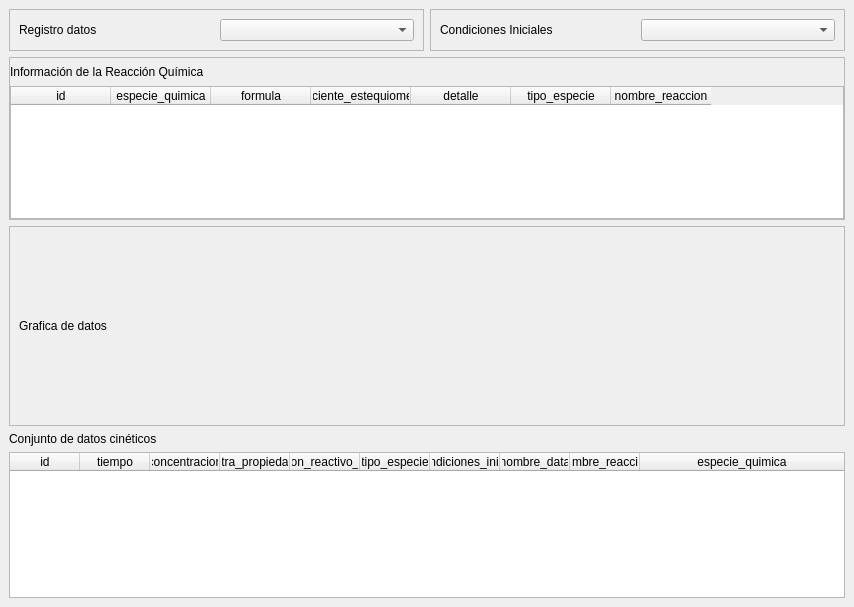
<?xml version="1.0" encoding="UTF-8"?>
<ui version="4.0">
 <class>MainWindow</class>
 <widget class="QMainWindow" name="MainWindow">
  <property name="geometry">
   <rect>
    <x>0</x>
    <y>0</y>
    <width>854</width>
    <height>607</height>
   </rect>
  </property>
  <property name="windowTitle">
   <string>MainWindow</string>
  </property>
  <widget class="QWidget" name="centralwidget">
   <layout class="QGridLayout" name="gridLayout_2">
    <item row="0" column="0">
     <layout class="QVBoxLayout" name="verticalLayout">
      <item>
       <layout class="QHBoxLayout" name="horizontalLayout_3">
        <item>
         <widget class="QFrame" name="frame">
          <property name="frameShape">
           <enum>QFrame::StyledPanel</enum>
          </property>
          <property name="frameShadow">
           <enum>QFrame::Raised</enum>
          </property>
          <layout class="QHBoxLayout" name="horizontalLayout">
           <item>
            <widget class="QLabel" name="label">
             <property name="text">
              <string>Registro datos</string>
             </property>
            </widget>
           </item>
           <item>
            <widget class="QComboBox" name="registro_datos_box"/>
           </item>
          </layout>
         </widget>
        </item>
        <item>
         <widget class="QFrame" name="frame_4">
          <property name="frameShape">
           <enum>QFrame::StyledPanel</enum>
          </property>
          <property name="frameShadow">
           <enum>QFrame::Raised</enum>
          </property>
          <layout class="QHBoxLayout" name="horizontalLayout_2">
           <item>
            <widget class="QLabel" name="label_5">
             <property name="text">
              <string>Condiciones Iniciales</string>
             </property>
            </widget>
           </item>
           <item>
            <widget class="QComboBox" name="condiciones_iniciales_box"/>
           </item>
          </layout>
         </widget>
        </item>
       </layout>
      </item>
      <item>
       <widget class="QFrame" name="frame_3">
        <property name="frameShape">
         <enum>QFrame::StyledPanel</enum>
        </property>
        <property name="frameShadow">
         <enum>QFrame::Raised</enum>
        </property>
        <layout class="QVBoxLayout" name="verticalLayout_4" stretch="1,5">
         <property name="spacing">
          <number>1</number>
         </property>
         <property name="leftMargin">
          <number>0</number>
         </property>
         <property name="topMargin">
          <number>0</number>
         </property>
         <property name="rightMargin">
          <number>0</number>
         </property>
         <property name="bottomMargin">
          <number>0</number>
         </property>
         <item>
          <widget class="QLabel" name="label_4">
           <property name="text">
            <string>Información de la Reacción Química</string>
           </property>
          </widget>
         </item>
         <item>
          <widget class="QTableWidget" name="reaccion_quimica_tabla">
           <column>
            <property name="text">
             <string>id</string>
            </property>
           </column>
           <column>
            <property name="text">
             <string>especie_quimica</string>
            </property>
           </column>
           <column>
            <property name="text">
             <string>formula</string>
            </property>
           </column>
           <column>
            <property name="text">
             <string>coeficiente_estequiometrico</string>
            </property>
           </column>
           <column>
            <property name="text">
             <string>detalle</string>
            </property>
           </column>
           <column>
            <property name="text">
             <string>tipo_especie</string>
            </property>
           </column>
           <column>
            <property name="text">
             <string>nombre_reaccion</string>
            </property>
           </column>
          </widget>
         </item>
        </layout>
       </widget>
      </item>
     </layout>
    </item>
    <item row="1" column="0">
     <layout class="QGridLayout" name="gridLayout">
      <item row="0" column="0">
       <widget class="QFrame" name="grafico_frame">
        <property name="minimumSize">
         <size>
          <width>200</width>
          <height>200</height>
         </size>
        </property>
        <property name="frameShape">
         <enum>QFrame::StyledPanel</enum>
        </property>
        <property name="frameShadow">
         <enum>QFrame::Raised</enum>
        </property>
        <layout class="QVBoxLayout" name="verticalLayout_2" stretch="1,5">
         <item>
          <widget class="QLabel" name="label_3">
           <property name="text">
            <string>Grafica de datos</string>
           </property>
          </widget>
         </item>
         <item>
          <layout class="QVBoxLayout" name="vista_grafica"/>
         </item>
        </layout>
       </widget>
      </item>
      <item row="1" column="0">
       <layout class="QVBoxLayout" name="verticalLayout_3">
        <item>
         <widget class="QLabel" name="label_2">
          <property name="text">
           <string>Conjunto de datos cinéticos</string>
          </property>
         </widget>
        </item>
        <item>
         <widget class="QTableWidget" name="datos_cineticos_tabla">
          <property name="focusPolicy">
           <enum>Qt::NoFocus</enum>
          </property>
          <property name="showGrid">
           <bool>false</bool>
          </property>
          <attribute name="horizontalHeaderMinimumSectionSize">
           <number>50</number>
          </attribute>
          <attribute name="horizontalHeaderDefaultSectionSize">
           <number>70</number>
          </attribute>
          <attribute name="horizontalHeaderStretchLastSection">
           <bool>true</bool>
          </attribute>
          <attribute name="verticalHeaderVisible">
           <bool>false</bool>
          </attribute>
          <column>
           <property name="text">
            <string>id</string>
           </property>
          </column>
          <column>
           <property name="text">
            <string>tiempo</string>
           </property>
          </column>
          <column>
           <property name="text">
            <string>concentracion</string>
           </property>
          </column>
          <column>
           <property name="text">
            <string>otra_propiedad</string>
           </property>
          </column>
          <column>
           <property name="text">
            <string>conversion_reactivo_limitante</string>
           </property>
          </column>
          <column>
           <property name="text">
            <string>tipo_especie</string>
           </property>
          </column>
          <column>
           <property name="text">
            <string>id_condiciones_iniciales</string>
           </property>
          </column>
          <column>
           <property name="text">
            <string>nombre_data</string>
           </property>
          </column>
          <column>
           <property name="text">
            <string>nombre_reaccion</string>
           </property>
          </column>
          <column>
           <property name="text">
            <string>especie_quimica</string>
           </property>
          </column>
         </widget>
        </item>
       </layout>
      </item>
     </layout>
    </item>
   </layout>
  </widget>
 </widget>
 <resources/>
 <connections/>
</ui>
